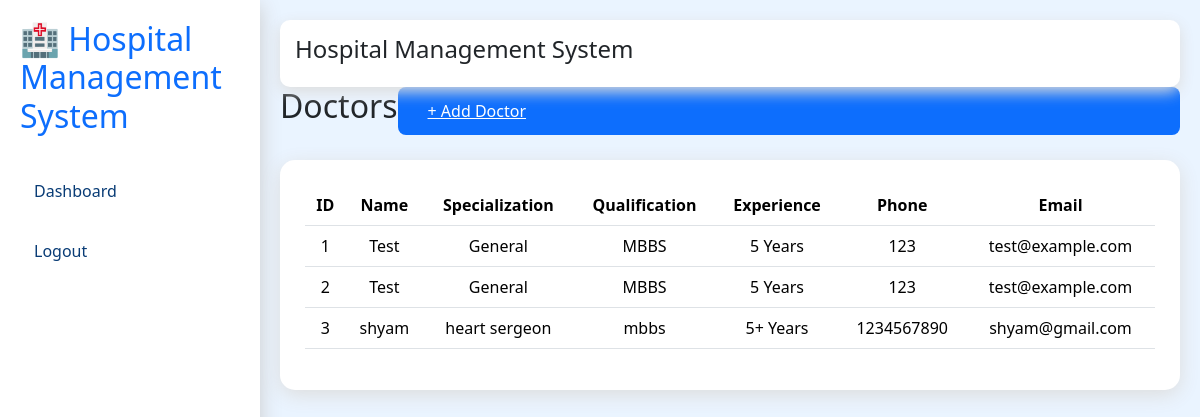
Page /doctors on the committed database.
### models/doctor.py (models this page shows, shortened)
class Doctor(db.Model):
    id = db.Column(
        db.Integer,
        primary_key=True
    )
    name = db.Column(
        db.String(100),
        nullable=False
    )
    specialization = db.Column(
        db.String(100)
    )
    qualification = db.Column(
        db.String(150)
    )
    experience = db.Column(
        db.Integer
    )
    phone = db.Column(
        db.String(20)
    )
    email = db.Column(
        db.String(120)
    )
    available_time = db.Column(
        db.String(100)
    )
    created_at = db.Column(
        db.DateTime,
        server_default=db.func.now()
    )

### routes/doctors.py (the view)
@doctors.route("/doctors")
def index():
    doctors = Doctor.query.all()
    return render_template(
        "doctors/index.html",
        doctors=doctors
    )

### templates/doctors/index.html
{% extends "base.html" %}
{% block content %}
<div class="d-flex justify-content-between">
<h2>
Doctors
</h2>
<a href="/doctors/add"
class="btn-primary">
+ Add Doctor
</a>
</div>
<div class="card-box">
<table class="table table-hover">
<thead>
<tr>
<th>ID</th>
<th>Name</th>
<th>Specialization</th>
<th>Qualification</th>
<th>Experience</th>
<th>Phone</th>
<th>Email</th>
</tr>
</thead>
<tbody>
{% for d in doctors %}
<tr>
<td>
{{d.id}}
</td>
<td>
{{d.name}}
</td>
<td>
{{d.specialization}}
</td>
<td>
{{d.qualification}}
</td>
<td>
{{d.experience}} Years
</td>
<td>
{{d.phone}}
</td>
<td>
{{d.email}}
</td>
</tr>
{% endfor %}
</tbody>
</table>
</div>
{% endblock %}

### static/css/style.css (style rules this page uses)
:root { --blue: #0d6efd; --dark: #083b75; --light: #eaf4ff; --white: #ffffff; }
body { margin: 0; font-family: 'Segoe UI', sans-serif; background: var(--light); }
.card-box { background: white; padding: 25px; margin-top: 25px; border-radius: 15px; box-shadow: 0 5px 20px #ddd; text-align: center; }
.btn-primary { background: #0d6efd; color: white; border: none; padding: 12px 30px; border-radius: 8px; width: 100%; }

### rows in the picture
Doctor: id "1", name "Test", specialization "General", qualification "MBBS", experience "5", phone "123", email "test@example.com"
Doctor: id "2", name "Test", specialization "General", qualification "MBBS", experience "5", phone "123", email "test@example.com"
Doctor: id "3", name "shyam", specialization "heart sergeon", qualification "mbbs", experience "5+", phone "1234567890", email "shyam@gmail.com"
